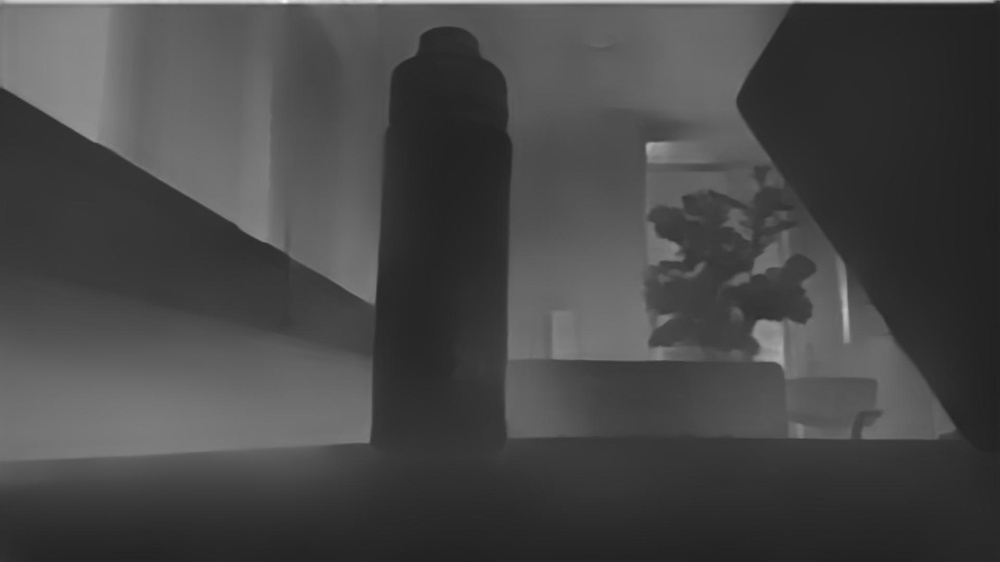
#> input picture data-analysis/output/depth_GLPN/depth_left_image.jpg, 1000 x 562 px, shrunk from 1920 x 1080 before the run
$ python try.py
#> lines starting #> are read from the running program, lines starting #| are printed output that depends on the picture
import os
import numpy as np
import cv2
import matplotlib.pyplot as plt
from PIL import Image

# Path to the depth map image in the output folder
depth_map_path = "output/depth_GLPN/depth_left_image.jpg"
# depth_map_path = "output/depth_image_0.png"

# Load the depth map image
depth_image = Image.open(depth_map_path)
#> depth_image is the input picture: PIL image 1000x562 L; min 32, max 250, mean 71.4
depth_map = np.array(depth_image)

# Camera calibration parameters
K = [
    [953.0615149722063, 0, 670.5135610507407],
    [0, 959.3798799023834, 366.76133360900457],
    [0, 0, 1]
]
fx = K[0][0]  # Focal length in pixels along x-axis
fy = K[1][1]  # Focal length in pixels along y-axis
cx = K[0][2]  # Principal point x-coordinate
cy = K[1][2]  # Principal point y-coordinate

# Define a function to calculate distances for all pixels
def calculate_distances(depth_map, fx, fy, cx, cy):
#> called with fx = 953.1, fy = 959.4, cx = 670.5, cy = 366.8
    distances = np.zeros_like(depth_map, dtype=float)
    for y in range(depth_map.shape[0]):
        for x in range(depth_map.shape[1]):
            depth_value = depth_map[y, x]
            distances[y, x] = depth_value * np.sqrt((x - cx)**2 / fx**2 + (y - cy)**2 / fy**2 + 1)
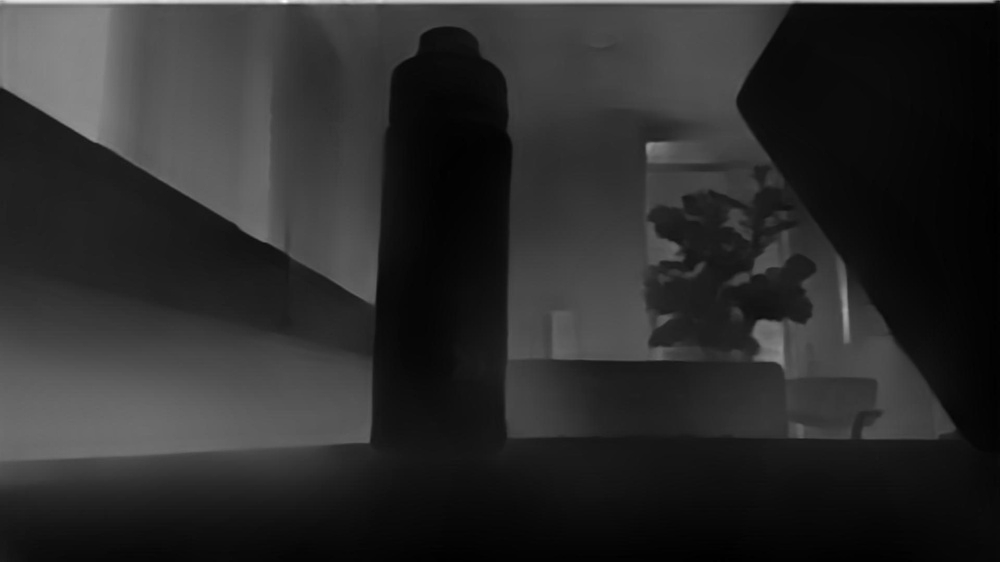
#> distances: shape (562, 1000) float64; min 33.76, max 286.1, mean 77.2; drawn with min black and max white
    return distances

# Calculate distances
distances = calculate_distances(depth_map, fx, fy, cx, cy)

# Create a new matplotlib image where the scale shows the distance away from the object in units
plt.imshow(distances, cmap='viridis')
plt.colorbar(label='Distance (units)')
plt.title('Distance Map')
plt.xlabel('Pixel X')
plt.ylabel('Pixel Y')
plt.show()
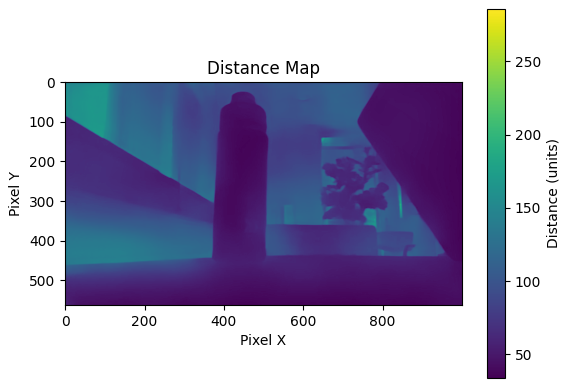
#> figure drawn by matplotlib, 2 panels

$ run again, with data-analysis/output/depth_GLPN/depth_right_image.jpg copied over data-analysis/output/depth_GLPN/depth_left_image.jpg
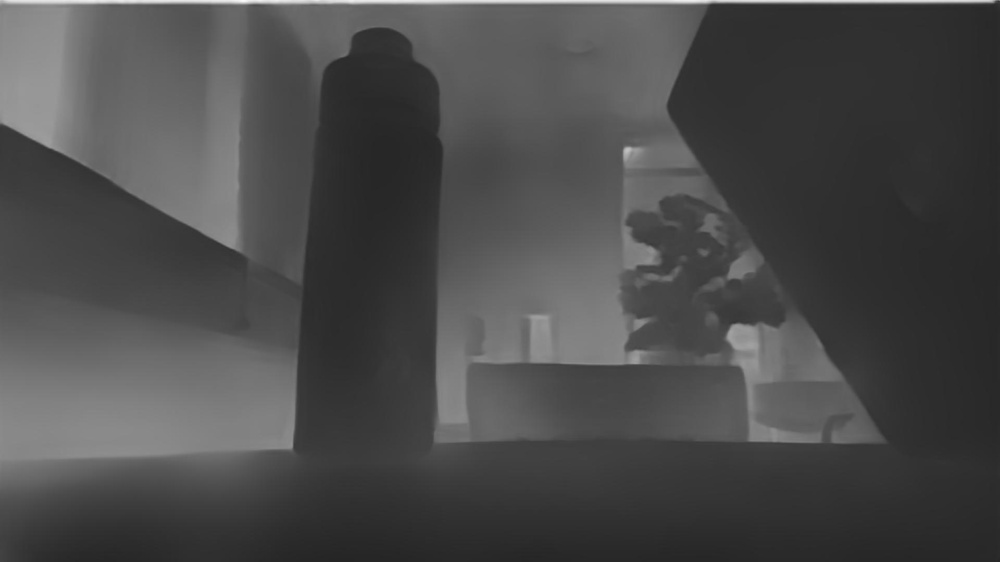
#> input picture data-analysis/output/depth_GLPN/depth_right_image.jpg, 1000 x 562 px, shrunk from 1920 x 1080 before the run
#> depth_image is the input picture: PIL image 1000x562 L; min 37, max 251, mean 74.8
#> after the loop in calculate_distances, `for y in range(depth_map.shape[0]):`:
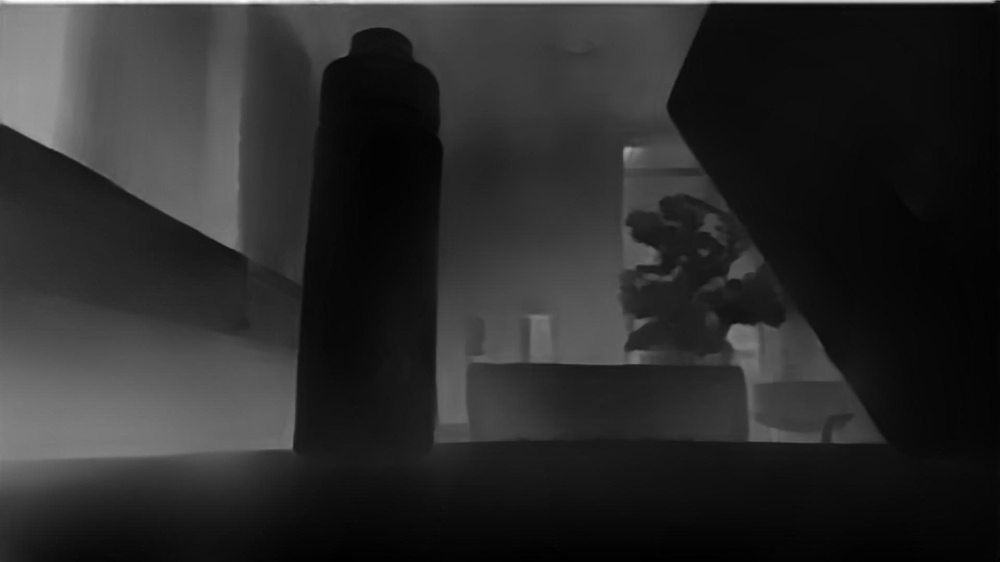
#> distances: shape (562, 1000) float64; min 38.06, max 291.5, mean 81.1; drawn with min black and max white
#> `plt.show()`:
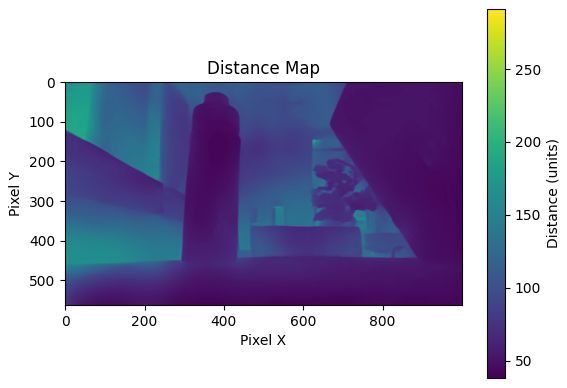
#> figure drawn by matplotlib, 2 panels
